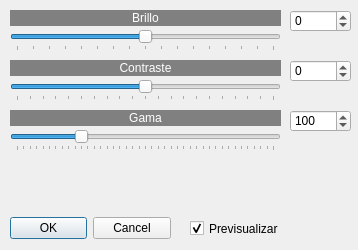
<?xml version="1.0" encoding="UTF-8"?>
<ui version="4.0">
 <class>brillocontraste</class>
 <widget class="QDialog" name="brillocontraste">
  <property name="windowModality">
   <enum>Qt::NonModal</enum>
  </property>
  <property name="geometry">
   <rect>
    <x>0</x>
    <y>0</y>
    <width>358</width>
    <height>250</height>
   </rect>
  </property>
  <property name="sizePolicy">
   <sizepolicy hsizetype="Fixed" vsizetype="Fixed">
    <horstretch>0</horstretch>
    <verstretch>0</verstretch>
   </sizepolicy>
  </property>
  <property name="minimumSize">
   <size>
    <width>358</width>
    <height>250</height>
   </size>
  </property>
  <property name="maximumSize">
   <size>
    <width>358</width>
    <height>250</height>
   </size>
  </property>
  <property name="windowTitle">
   <string>Brillo/Contraste/Gama...</string>
  </property>
  <property name="windowIcon">
   <iconset resource="recursos.qrc">
    <normaloff>:/imagenes/icono.png</normaloff>:/imagenes/icono.png</iconset>
  </property>
  <widget class="QDialogButtonBox" name="buttonBox">
   <property name="geometry">
    <rect>
     <x>10</x>
     <y>212</y>
     <width>161</width>
     <height>32</height>
    </rect>
   </property>
   <property name="orientation">
    <enum>Qt::Horizontal</enum>
   </property>
   <property name="standardButtons">
    <set>QDialogButtonBox::Cancel|QDialogButtonBox::Ok</set>
   </property>
  </widget>
  <widget class="QSlider" name="horizontalSlider">
   <property name="geometry">
    <rect>
     <x>10</x>
     <y>30</y>
     <width>271</width>
     <height>21</height>
    </rect>
   </property>
   <property name="minimum">
    <number>-256</number>
   </property>
   <property name="maximum">
    <number>256</number>
   </property>
   <property name="pageStep">
    <number>16</number>
   </property>
   <property name="orientation">
    <enum>Qt::Horizontal</enum>
   </property>
   <property name="tickPosition">
    <enum>QSlider::TicksBelow</enum>
   </property>
   <property name="tickInterval">
    <number>32</number>
   </property>
  </widget>
  <widget class="QLabel" name="label">
   <property name="geometry">
    <rect>
     <x>10</x>
     <y>10</y>
     <width>271</width>
     <height>16</height>
    </rect>
   </property>
   <property name="styleSheet">
    <string notr="true">background-color: rgb(128, 128, 128);
color: rgb(255, 255, 255);</string>
   </property>
   <property name="text">
    <string>Brillo</string>
   </property>
   <property name="alignment">
    <set>Qt::AlignCenter</set>
   </property>
  </widget>
  <widget class="QSpinBox" name="spinBox">
   <property name="geometry">
    <rect>
     <x>290</x>
     <y>10</y>
     <width>61</width>
     <height>22</height>
    </rect>
   </property>
   <property name="minimum">
    <number>-256</number>
   </property>
   <property name="maximum">
    <number>256</number>
   </property>
  </widget>
  <widget class="QSpinBox" name="spinBox_2">
   <property name="geometry">
    <rect>
     <x>290</x>
     <y>60</y>
     <width>61</width>
     <height>22</height>
    </rect>
   </property>
   <property name="minimum">
    <number>-100</number>
   </property>
   <property name="maximum">
    <number>100</number>
   </property>
  </widget>
  <widget class="QSlider" name="horizontalSlider_2">
   <property name="geometry">
    <rect>
     <x>10</x>
     <y>80</y>
     <width>271</width>
     <height>21</height>
    </rect>
   </property>
   <property name="minimum">
    <number>-100</number>
   </property>
   <property name="maximum">
    <number>100</number>
   </property>
   <property name="orientation">
    <enum>Qt::Horizontal</enum>
   </property>
   <property name="tickPosition">
    <enum>QSlider::TicksBelow</enum>
   </property>
   <property name="tickInterval">
    <number>10</number>
   </property>
  </widget>
  <widget class="QLabel" name="label_2">
   <property name="geometry">
    <rect>
     <x>10</x>
     <y>60</y>
     <width>271</width>
     <height>16</height>
    </rect>
   </property>
   <property name="styleSheet">
    <string notr="true">background-color: rgb(128, 128, 128);
color: rgb(255, 255, 255);</string>
   </property>
   <property name="text">
    <string>Contraste</string>
   </property>
   <property name="alignment">
    <set>Qt::AlignCenter</set>
   </property>
  </widget>
  <widget class="QCheckBox" name="checkBox">
   <property name="geometry">
    <rect>
     <x>190</x>
     <y>220</y>
     <width>101</width>
     <height>17</height>
    </rect>
   </property>
   <property name="text">
    <string>Previsualizar</string>
   </property>
   <property name="checked">
    <bool>true</bool>
   </property>
  </widget>
  <widget class="QSlider" name="horizontalSlider_3">
   <property name="geometry">
    <rect>
     <x>10</x>
     <y>130</y>
     <width>271</width>
     <height>21</height>
    </rect>
   </property>
   <property name="minimum">
    <number>0</number>
   </property>
   <property name="maximum">
    <number>400</number>
   </property>
   <property name="value">
    <number>100</number>
   </property>
   <property name="orientation">
    <enum>Qt::Horizontal</enum>
   </property>
   <property name="tickPosition">
    <enum>QSlider::TicksBelow</enum>
   </property>
   <property name="tickInterval">
    <number>10</number>
   </property>
  </widget>
  <widget class="QSpinBox" name="spinBox_3">
   <property name="geometry">
    <rect>
     <x>290</x>
     <y>110</y>
     <width>61</width>
     <height>22</height>
    </rect>
   </property>
   <property name="minimum">
    <number>0</number>
   </property>
   <property name="maximum">
    <number>400</number>
   </property>
   <property name="value">
    <number>100</number>
   </property>
  </widget>
  <widget class="QLabel" name="label_3">
   <property name="geometry">
    <rect>
     <x>10</x>
     <y>110</y>
     <width>271</width>
     <height>16</height>
    </rect>
   </property>
   <property name="styleSheet">
    <string notr="true">background-color: rgb(128, 128, 128);
color: rgb(255, 255, 255);</string>
   </property>
   <property name="text">
    <string>Gama</string>
   </property>
   <property name="alignment">
    <set>Qt::AlignCenter</set>
   </property>
  </widget>
 </widget>
 <resources>
  <include location="recursos.qrc"/>
 </resources>
 <connections>
  <connection>
   <sender>buttonBox</sender>
   <signal>accepted()</signal>
   <receiver>brillocontraste</receiver>
   <slot>accept()</slot>
   <hints>
    <hint type="sourcelabel">
     <x>248</x>
     <y>254</y>
    </hint>
    <hint type="destinationlabel">
     <x>157</x>
     <y>274</y>
    </hint>
   </hints>
  </connection>
  <connection>
   <sender>buttonBox</sender>
   <signal>rejected()</signal>
   <receiver>brillocontraste</receiver>
   <slot>reject()</slot>
   <hints>
    <hint type="sourcelabel">
     <x>316</x>
     <y>260</y>
    </hint>
    <hint type="destinationlabel">
     <x>286</x>
     <y>274</y>
    </hint>
   </hints>
  </connection>
 </connections>
</ui>
